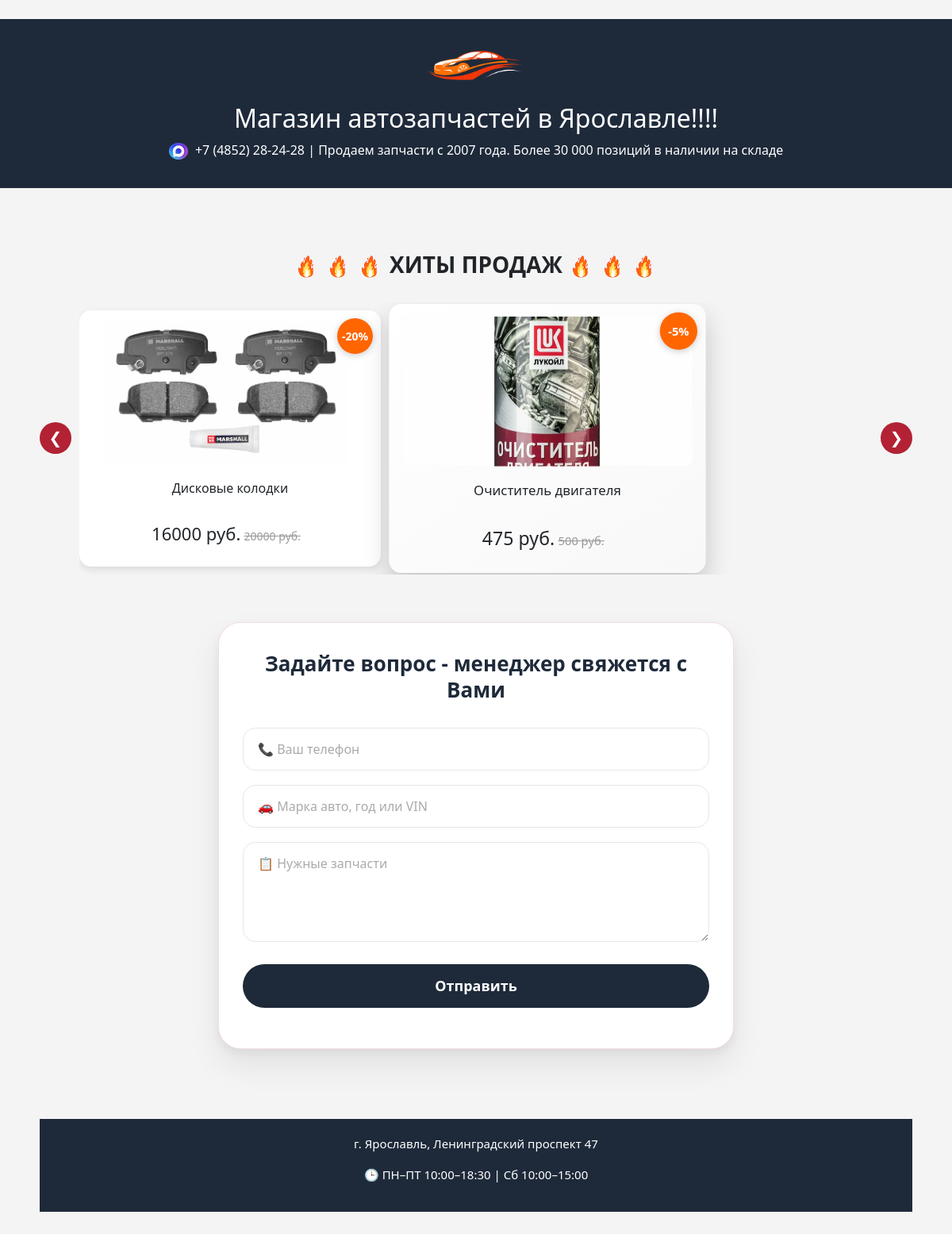
The page / on the database its author committed.
### app.py (models this page shows)
class SiteSetting(db.Model):
    __tablename__ = 'site_settings'
    id = db.Column(db.Integer, primary_key=True)
    key = db.Column(db.String(100), unique=True, nullable=False)
    value = db.Column(db.Text, nullable=True)

class HitProduct(db.Model):
    __tablename__ = 'hit_products'
    id = db.Column(db.Integer, primary_key=True)
    name = db.Column(db.String(200), nullable=False)
    price_old = db.Column(db.String(50), nullable=False)
    discount = db.Column(db.String(10), nullable=False)
    image_filename = db.Column(db.String(200), nullable=True)
    sort_order = db.Column(db.Integer, default=0)

### app.py (the view)
@app.route('/')
def index():
    hit_products = HitProduct.query.order_by(HitProduct.sort_order).all()
    shop_title = get_setting('shop_title', 'Магазин автозапчастей в Ярославле')
    shop_subtitle = get_setting('shop_subtitle', 'Продаем запчасти с 2007 года. Более 30 000 позиций в наличии на складе')
    logo_filename = get_setting('logo_filename', '')
    logo_width = get_setting('logo_width', '150')
    logo_alignment = get_setting('logo_alignment', 'center')
    phone_number = get_setting('phone_number', '+7 (4852) 28-24-28')
    phone_icon_filename = get_setting('phone_icon_filename', '')
    phone_icon_width = get_setting('phone_icon_width', '24')
    shop_address = get_setting('shop_address', 'г. Ярославль, Ленинградский проспект 47')
    work_hours = get_setting('work_hours', 'ПН–ПТ 10:00–18:30 | Сб 10:00–15:00')
    show_map = get_setting('show_map', 'yes')
    show_hit_block = get_setting('show_hit_block', 'yes')
    hit_block_title = get_setting('hit_block_title', 'ХИТ продаж')
    show_hit_fire = get_setting('show_hit_fire', 'yes')
    form_title = get_setting('form_title', 'Задайте вопрос - менеджер свяжется с Вами')
    return render_template('index.html',
                         hit_products=hit_products,
                         hit_block_title=hit_block_title,
                         shop_title=shop_title,
                         shop_subtitle=shop_subtitle,
                         logo_filename=logo_filename,
                         logo_width=logo_width,
                         logo_alignment=logo_alignment,
                         phone_number=phone_number,
                         phone_icon_filename=phone_icon_filename,
                         phone_icon_width=phone_icon_width,
                         shop_address=shop_address,
                         work_hours=work_hours,
                         show_map=show_map,
                         show_hit_fire=show_hit_fire,
                         show_hit_block=show_hit_block,
                         form_title=form_title)

### app.py (called while the page is built)
def get_setting(key, default=''):
    setting = SiteSetting.query.filter_by(key=key).first()
    return setting.value if setting else default

### templates/index.html (shortened to what this page needs)
﻿<!DOCTYPE html>
<html lang="ru">
<head>
    <link href="https://cdn.jsdelivr.net/npm/bootstrap@5.3.0-alpha1/dist/css/bootstrap.min.css" rel="stylesheet">
</head>
<body>
<div class="header {% if logo_alignment == 'center' %}text-center{% else %}header-left{% endif %}">
    <div class="header-content">
        {% if logo_filename %}
            <img src="/static/{{ logo_filename }}" alt="Logo" class="logo">
        {% endif %}
        <div class="header-text">
            <h1>{{ shop_title }}</h1>
            <p>
                {% if phone_number and phone_number|trim != '' %}
                    {% if phone_icon_filename %}
                        <img src="/static/{{ phone_icon_filename }}" alt="Телефон" class="phone-icon">
                    {% else %}
                        📞
                    {% endif %}
                    {{ phone_number }} |
                {% endif %}
                {{ shop_subtitle }}
            </p>
        </div>
    </div>
</div>
<div class="container mt-4">
    {% if show_hit_block == 'yes' and hit_products %}
    <div class="hit-block">
        <h2>
            {% if show_hit_fire == 'yes' %}
                <span class="hit-fire"><img src="/static/fire-animation.gif" alt="огонь"></span>
                <span class="hit-fire" style="animation-delay: 0.2s;"><img src="/static/fire-animation.gif" alt="огонь"></span>
                <span class="hit-fire" style="animation-delay: 0.4s;"><img src="/static/fire-animation.gif" alt="огонь"></span>
            {% endif %}
            <span class="hit-title-text">{{ hit_block_title }}</span>
            {% if show_hit_fire == 'yes' %}
                <span class="hit-fire" style="animation-delay: 0.1s;"><img src="/static/fire-animation.gif" alt="огонь"></span>
                <span class="hit-fire" style="animation-delay: 0.3s;"><img src="/static/fire-animation.gif" alt="огонь"></span>
                <span class="hit-fire" style="animation-delay: 0.5s;"><img src="/static/fire-animation.gif" alt="огонь"></span>
            {% endif %}
        </h2>
        <div class="carousel-container">
            <button class="carousel-arrow left-arrow" onclick="scrollCarousel(-1)">&#10094;</button>
            <div class="carousel-wrapper" id="carouselWrapper">
                <div class="carousel-track" id="carouselTrack">
                    {% for product in hit_products %}
                    <div class="carousel-card" data-index="{{ loop.index0 }}">
                        {% if product.image_filename %}
                            <img src="/static/{{ product.image_filename }}" alt="{{ product.name }}" class="carousel-image">
                        {% else %}
                            <div class="carousel-image-placeholder">Нет фото</div>
                        {% endif %}
                        <h4>{{ product.name }}</h4>
                        {% set price_float = product.price_old|float %}
                        {% set discount_float = product.discount|float %}
                        {% set new_price = (price_float * (100 - discount_float) / 100)|round(0)|int %}
                        <div class="carousel-prices">
                            <span class="new-price">{{ new_price }} руб.</span>
                            <span class="old-price">{{ product.price_old }} руб.</span>
                        </div>
                        <div class="discount-badge">-{{ product.discount }}%</div>
                    </div>
                    {% endfor %}
                </div>
            </div>
            <button class="carousel-arrow right-arrow" onclick="scrollCarousel(1)">&#10095;</button>
        </div>
    </div>
    {% endif %}
    <div class="contact-form-wrapper">
        <div class="contact-form">
            <h3>{{ form_title }}</h3>
            <form id="contactForm" method="POST" action="/request">
                <input type="text" name="phone" placeholder="📞 Ваш телефон" class="form-control" required>
                <input type="text" name="car_info_desktop" placeholder="🚗 Марка авто, год или VIN" class="form-control car-info-desktop">
                <textarea name="parts_needed" placeholder="📋 Нужные запчасти" class="form-control" rows="4"></textarea>
                <button type="submit" class="submit-btn">Отправить</button>
            </form>
        </div>
    </div>
    <div class="footer mt-5 text-center">
        <p>{{ shop_address }}</p>
        {% if work_hours and work_hours|trim != '' %}
            <p>🕒 {{ work_hours }}</p>
        {% endif %}
    </div>
</div>
</body>
</html>

### rows shown on the page
SiteSetting: value (picture)
SiteSetting: value "Магазин автозапчастей в Ярославле!!!!"
SiteSetting: value (picture)
SiteSetting: value "+7 (4852) 28-24-28"
SiteSetting: value "Продаем запчасти с 2007 года. Более 30 000 позиций в наличии на складе"
SiteSetting: value "ХИТЫ ПРОДАЖ"
HitProduct: image_filename (picture), name "Дисковые колодки", new_price "16000", price_old "20000", discount "20"
HitProduct: image_filename (picture), name "Очиститель двигателя", new_price "475", price_old "500", discount "5"
SiteSetting: value "Задайте вопрос - менеджер свяжется с Вами"
SiteSetting: value "г. Ярославль, Ленинградский проспект 47"
SiteSetting: value "ПН–ПТ 10:00–18:30 | Сб 10:00–15:00"
